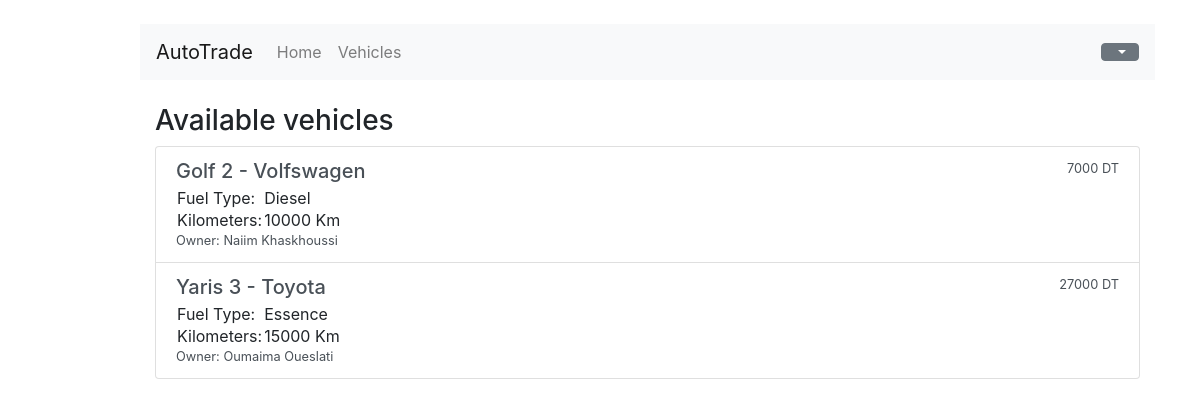
Before: /vehicles/ with the older database file.
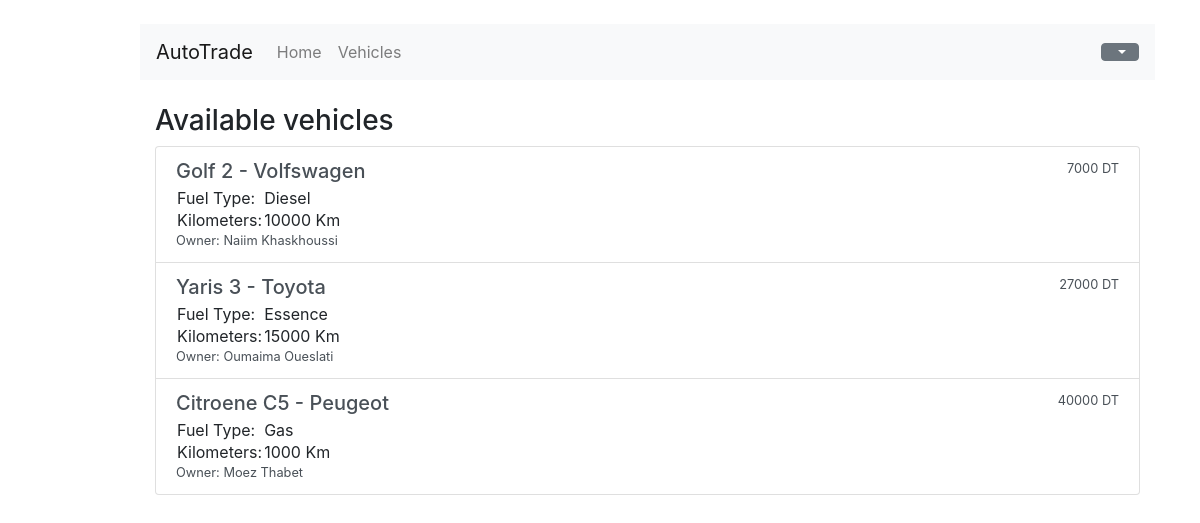
After: the same page with the newer database file.
### users/models.py (models this page shows)
class Vehicle(models.Model):
    for_sale = models.BooleanField(default=False)
    model = models.CharField(max_length=20)
    brand = models.ForeignKey(Brand, on_delete=models.CASCADE)
    fuel_type = models.ForeignKey(FuelType, on_delete=models.CASCADE)
    kilometers = models.IntegerField()
    price = models.IntegerField()
    owner = models.ForeignKey(User, on_delete=models.CASCADE)
    def __str__(self):
        return "{} - {}".format(self.model, self.brand)

class Brand(models.Model):
    name = models.CharField(max_length=30)
    def __str__(self):
        return self.name

class FuelType(models.Model):
    fuel_type = models.CharField(max_length=30)
    def __str__(self):
        return self.fuel_type

class User(models.Model):
    fullname = models.CharField(max_length=30)
    username = models.CharField(max_length=30)
    email = models.EmailField()
    password = models.CharField(max_length=30)
    def __str__(self):
        return self.fullname

### users/views.py (the view)
# urls.py: path('vehicles/', views.vehicles_view, name="vehicles_path")
def vehicles_view(request):
    vehicles = Vehicle.objects.all()
    return render(request, "vehicles.html", {"vehicles": vehicles})

### users/templates/vehicles.html (shortened to what this page needs)
{% extends "base.html" %}
{% block content %}
  <div class="container">
        <div><h3>Available vehicles</h3></div>
        <div class="list-group">
            {% for vehicle in vehicles %}
                <a href="/vehicles/{{vehicle.id}}" class="list-group-item list-group-item-action flex-column align-items-start">
                <div class="d-flex w-100 justify-content-between">
                    <h5 class="mb-1">{{ vehicle }}</h5>
                    <small>{{vehicle.price}} DT</small>
                </div>
                <table>
                    <tr>
                        <td>Fuel Type: </td>
                        <td>{{ vehicle.fuel_type }}</td>
                    </tr>
                    <tr>
                        <td>Kilometers: </td>
                        <td>{{ vehicle.kilometers }} Km</td>
                    </tr>
                </table>
                <small>Owner: {{ vehicle.owner }}</small>
                </a>
            {% endfor %}
        </div>
  </div>
{% endblock %}

### templates/base.html (shortened to what this page needs)
<html>
    <head>
        <link rel="stylesheet" href="https://maxcdn.bootstrapcdn.com/bootstrap/4.0.0/css/bootstrap.min.css">
    </head>
    <body>
      <div class="container">
        <br>
        <div class="row">
          <div class="col-md offset-md-1">
            <nav class="navbar navbar-expand-lg navbar-light bg-light">
                <a class="navbar-brand" href="#">AutoTrade</a>
                <div class="collapse navbar-collapse" id="navbarSupportedContent">
                  <ul class="navbar-nav mr-auto">
                    <li class="nav-item">
                      <a class="nav-link" href="/home">Home</a>
                    </li>
                    <li class="nav-item">
                      <a class="nav-link" href="/vehicles">Vehicles</a>
                    </li>
                  </ul>
                </div>
                <div class="btn-group btn-group-inline">
                  <button type="button" class="btn btn-secondary dropdown-toggle" data-toggle="dropdown" aria-haspopup="true" aria-expanded="false">
                  </button>
                </div>
            </nav>
            <br>
            <section id="content">
                {% block content %} {% endblock %}
            </section>
          </div>
        </div>
      </div>
    </body>
</html>

Changed rows visible on the page:
added Vehicle: model+brand "Citroene C5 - Peugeot", price "40000", fuel_type "Gas", kilometers "1000", owner "Moez Thabet"
